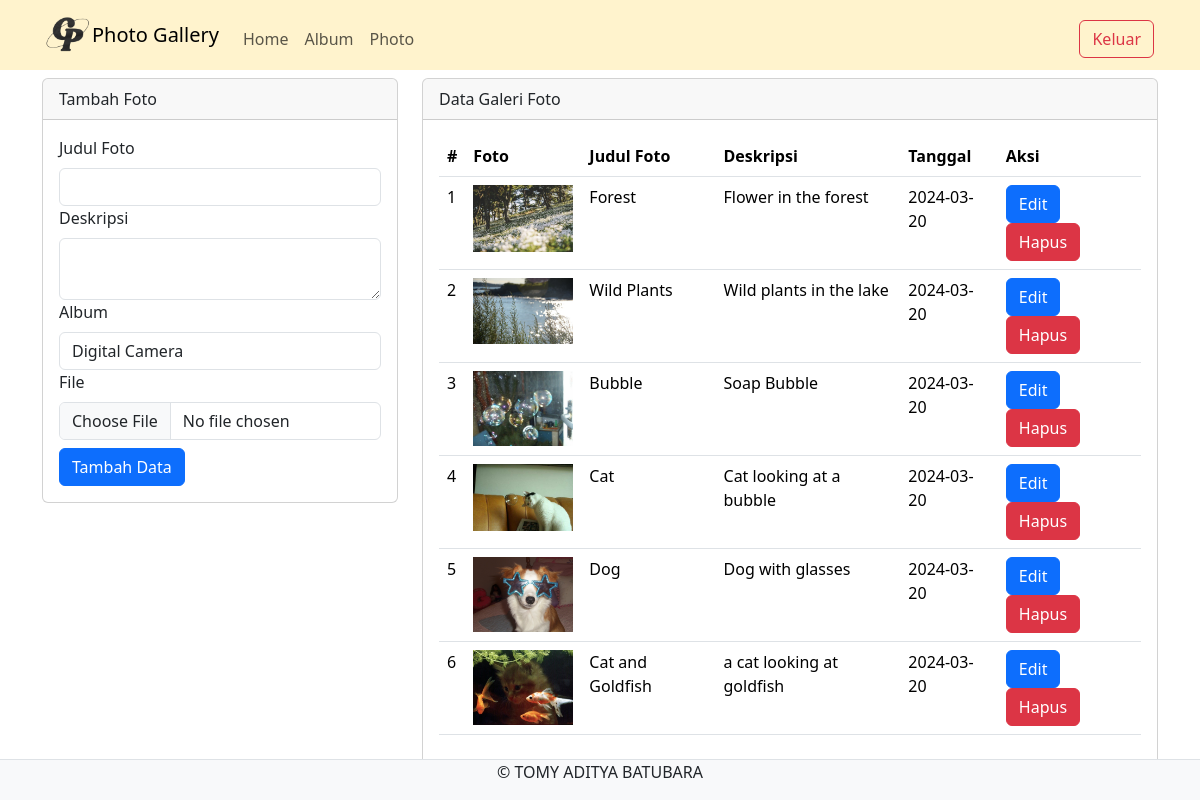
Screenshot of /admin/foto.php (signed in) with the database file from the repository.
### tables this page shows
CREATE TABLE `foto` (
  `fotoid` int(11) NOT NULL,
  `judulfoto` varchar(255) NOT NULL,
  `deskripsifoto` text NOT NULL,
  `tanggalunggah` date NOT NULL,
  `lokasifile` varchar(255) NOT NULL,
  `albumid` int(11) NOT NULL,
  `userid` int(11) NOT NULL
);

### admin/foto.php (the view, shortened to what this page needs)
<?php
include '../config/koneksi.php';
?>
<!DOCTYPE html>
<html>
<head>
   <link rel="stylesheet" type="text/css" href="../assets/css/bootstrap.min.css">
</head>
<body>
<nav class="navbar navbar-expand-lg navbar-light bg-warning-subtle">
  <div class="container">
  <img src="Untitled507_20240319140438.png" alt="Logo" width="50">
    <a class="navbar-brand" href="index.php"> Photo Gallery </a>
    <div class="collapse navbar-collapse mt-2" id="navbarNavAltMarkup">
    <div class="navbar-nav me-auto">
        <a href="home.php" class="nav-link"> Home </a>
        <a href="album.php" class="nav-link"> Album </a>
    <a href="foto.php" class="nav-link"> Photo </a>
    </div>
    <a href="../config/aksi_logout.php" class="btn btn-outline-danger m-1"> Keluar </a>
    </div>
  </div>
</nav>
<div class="container">
  <div class="row">
    <div class="col-md-4">
      <div class="card mt-2">
        <div class="card-header"> Tambah Foto </div>
          <div class="card-body">
          <form action="../config/aksi_foto.php" method="POST" enctype="multipart/form-data">
            <label class="form-label"> Judul Foto </label>
            <input type="text" name="judulfoto" class="form-control" required>
            <label class="form-label"> Deskripsi </label>
        <textarea class="form-control" name="deskripsifoto" required></textarea>
          <label class="form-label"> Album </label>
          <select class="form-control" name="albumid" required>
        <?php
        $userid = $_SESSION['userid'];
        $sql_album = mysqli_query($koneksi, "SELECT * FROM album WHERE userid='$userid'");
        while($data_album = mysqli_fetch_array($sql_album)) { ?>
          <option value="<?php echo $data_album['albumid'] ?>"> <?php echo $data_album['namaalbum'] ?> </option>
        <?php } ?>
        </select>
        <label class="form-label"> File </label>
        <input type="file" class="form-control" name="lokasifile" required>
            <button type="submit" class="btn btn-primary mt-2" name="tambah"> Tambah Data </button>
          </form>
          </div>
      </div>
    </div>
    <div class="col-md-8">
    <div class="card mt-2">
      <div class="card-header"> Data Galeri Foto </div>
        <div class="card-body">
          <table class="table">
            <thead>
              <tr>
                <th> # </th>
        <th> Foto </th>
                <th> Judul Foto </th>
                <th> Deskripsi </th>
                <th> Tanggal </th>
                <th> Aksi </th>
              </tr>
            </thead>
          <tbody>
            <?php
            $no = 1;
            $userid = $_SESSION['userid'];
            $sql = mysqli_query($koneksi, "SELECT * FROM foto WHERE userid='$userid'");
            while($data = mysqli_fetch_array($sql)) {
            ?>
              <tr>
                <td> <?php echo $no++ ?> </td>
        <td> <img src="../assets/img/<?php echo $data['lokasifile'] ?>" width="100"></td>
                <td> <?php echo $data['judulfoto'] ?> </td>
                <td> <?php echo $data['deskripsifoto'] ?> </td>
                <td> <?php echo $data['tanggalunggah'] ?> </td>
                <td>
                <button type="button" class="btn btn-primary" data-bs-toggle="modal" data-bs-target="#edit<?php echo $data['fotoid'] ?>"> Edit </button>
                  <button type="button" class="btn btn-danger" data-bs-toggle="modal" data-bs-target="#hapus<?php echo $data['fotoid'] ?>"> Hapus </button>
                </td>
              </tr>
            <?php } ?>
          </tbody>
          </table>
        </div>
      </div>
    </div>
  </div>
  </div>
</body>
<footer class="d-flex justify-content-center border-top mt-3 bg-light fixed-bottom">
<p>&copy; TOMY ADITYA BATUBARA</p>
</footer>
</body>
</html>

### rows the page displays
foto: lokasifile (picture), judulfoto "Forest", deskripsifoto "Flower in the forest", tanggalunggah "2024-03-20"
foto: lokasifile (picture), judulfoto "Wild Plants", deskripsifoto "Wild plants in the lake", tanggalunggah "2024-03-20"
foto: lokasifile (picture), judulfoto "Bubble", deskripsifoto "Soap Bubble", tanggalunggah "2024-03-20"
foto: lokasifile (picture), judulfoto "Cat", deskripsifoto "Cat looking at a bubble", tanggalunggah "2024-03-20"
foto: lokasifile (picture), judulfoto "Dog", deskripsifoto "Dog with glasses", tanggalunggah "2024-03-20"
foto: lokasifile (picture), judulfoto "Cat and Goldfish", deskripsifoto "a cat looking at goldfish", tanggalunggah "2024-03-20"

### other values shown
form field albumid "Digital Camera"
